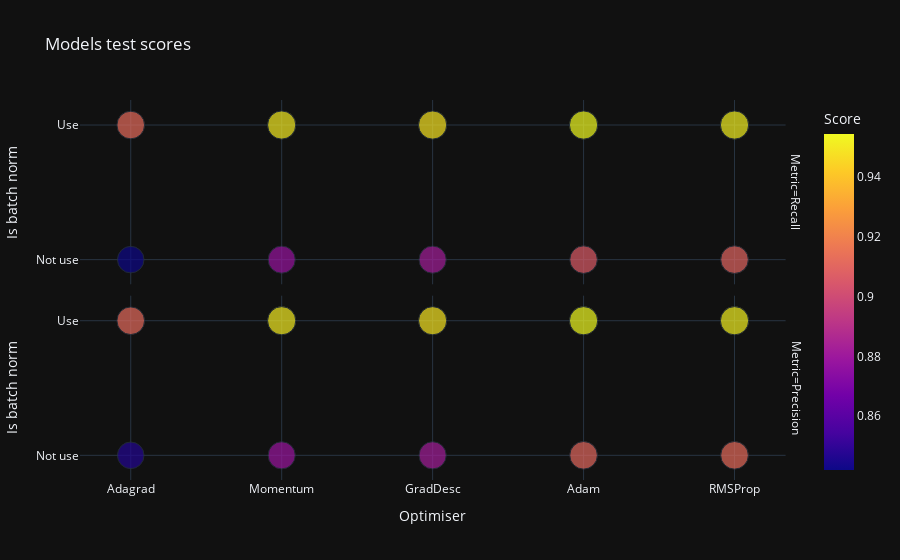

The notebook cell this image was saved under:
### Code cell
scores_df = pd.DataFrame(scores)
scores_df.sort_values(by=["Score"], inplace=True)
px.scatter(
    scores_df,
    x="Optimiser",
    y="Is batch norm",
    facet_row="Metric",
    color="Score",
    template="plotly_dark",
    title="Models test scores",
    size="Score",
).show()

### Figure 1 — Plotly figure (JSON) as saved in the notebook; plotly's stock layout.template omitted (floating-point values rounded to 4 significant figures)
{"data": [{"hovertemplate": "Metric=Recall<br>Optimiser=%{x}<br>Is batch norm=%{y}<br>Score=%{marker.color}<extra></extra>", "legendgroup": "", "marker": {"color": [0.842, 0.8781, 0.8822, 0.9064, 0.9096, 0.9121, 0.9485, 0.9504, 0.9519, 0.9544], "coloraxis": "coloraxis", "size": [0.842, 0.8781, 0.8822, 0.9064, 0.9096, 0.9121, 0.9485, 0.9504, 0.9519, 0.9544], "sizemode": "area", "sizeref": 0.002386, "symbol": "circle"}, "mode": "markers", "name": "", "orientation": "v", "showlegend": false, "type": "scatter", "x": ["Adagrad", "Momentum", "GradDesc", "Adam", "RMSProp", "Adagrad", "GradDesc", "Momentum", "RMSProp", "Adam"], "xaxis": "x2", "y": ["Not use", "Not use", "Not use", "Not use", "Not use", "Use", "Use", "Use", "Use", "Use"], "yaxis": "y2"}, {"hovertemplate": "Metric=Precision<br>Optimiser=%{x}<br>Is batch norm=%{y}<br>Score=%{marker.color}<extra></extra>", "legendgroup": "", "marker": {"color": [0.8469, 0.8789, 0.8823, 0.9106, 0.9119, 0.912, 0.9489, 0.9506, 0.9521, 0.9543], "coloraxis": "coloraxis", "size": [0.8469, 0.8789, 0.8823, 0.9106, 0.9119, 0.912, 0.9489, 0.9506, 0.9521, 0.9543], "sizemode": "area", "sizeref": 0.002386, "symbol": "circle"}, "mode": "markers", "name": "", "orientation": "v", "showlegend": false, "type": "scatter", "x": ["Adagrad", "Momentum", "GradDesc", "Adam", "Adagrad", "RMSProp", "GradDesc", "Momentum", "RMSProp", "Adam"], "xaxis": "x", "y": ["Not use", "Not use", "Not use", "Not use", "Use", "Not use", "Use", "Use", "Use", "Use"], "yaxis": "y"}], "layout": {"annotations": [{"font": {}, "showarrow": false, "text": "Metric=Precision", "textangle": 90, "x": 0.98, "xanchor": "left", "xref": "paper", "y": 0.2425, "yanchor": "middle", "yref": "paper"}, {"font": {}, "showarrow": false, "text": "Metric=Recall", "textangle": 90, "x": 0.98, "xanchor": "left", "xref": "paper", "y": 0.7575, "yanchor": "middle", "yref": "paper"}], "coloraxis": {"colorbar": {"title": {"text": "Score"}}, "colorscale": [[0, "#0d0887"], [0.1111, "#46039f"], [0.2222, "#7201a8"], [0.3333, "#9c179e"], [0.4444, "#bd3786"], [0.5556, "#d8576b"], [0.6667, "#ed7953"], [0.7778, "#fb9f3a"], [0.8889, "#fdca26"], [1, "#f0f921"]]}, "legend": {"itemsizing": "constant", "tracegroupgap": 0}, "title": {"text": "Models test scores"}, "xaxis": {"anchor": "y", "domain": [0, 0.98], "title": {"text": "Optimiser"}}, "xaxis2": {"anchor": "y2", "domain": [0, 0.98], "matches": "x", "showticklabels": false}, "yaxis": {"anchor": "x", "domain": [0, 0.485], "title": {"text": "Is batch norm"}}, "yaxis2": {"anchor": "x2", "domain": [0.515, 1], "matches": "y", "title": {"text": "Is batch norm"}}}}
